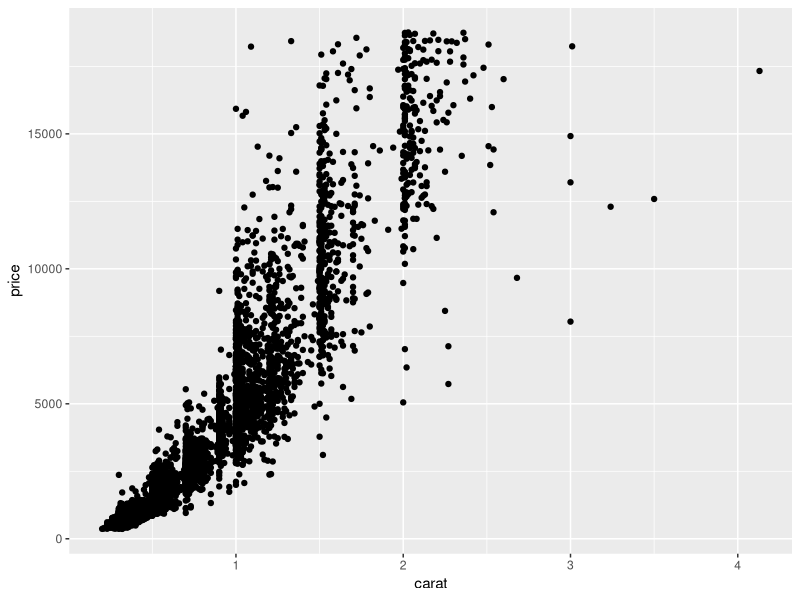
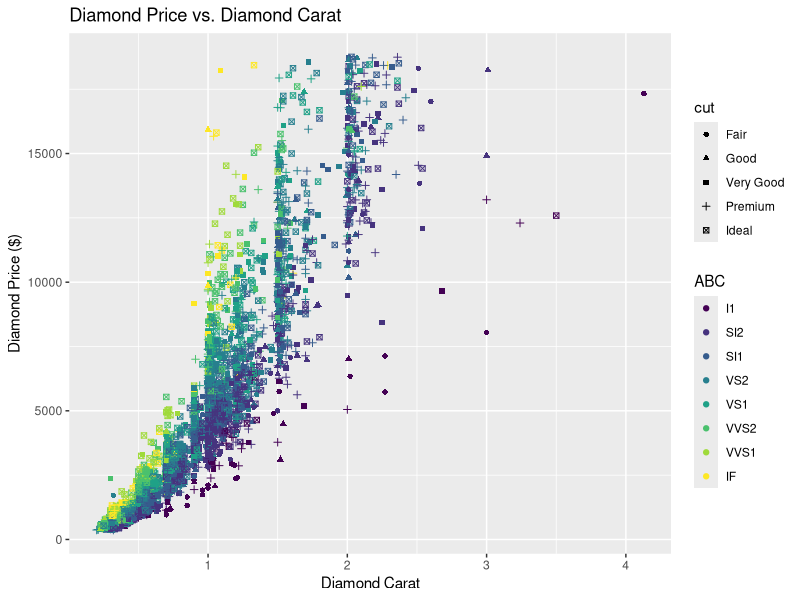
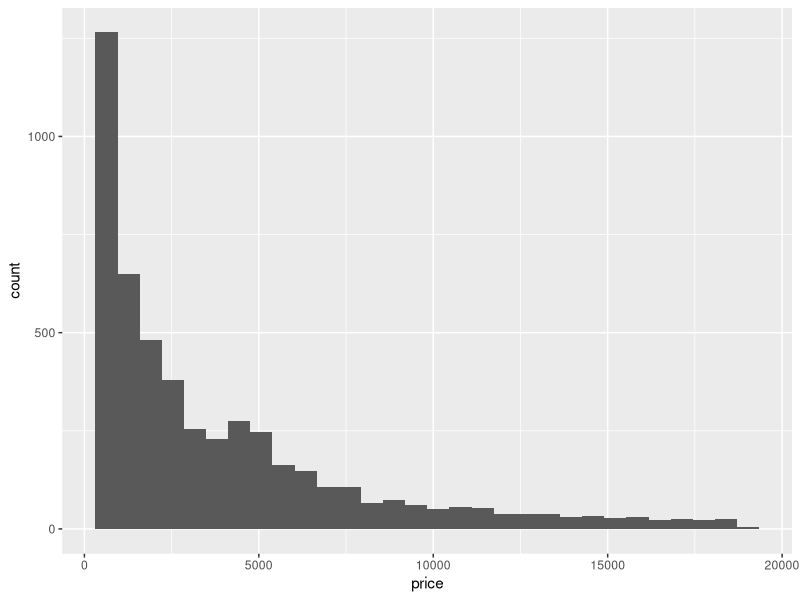
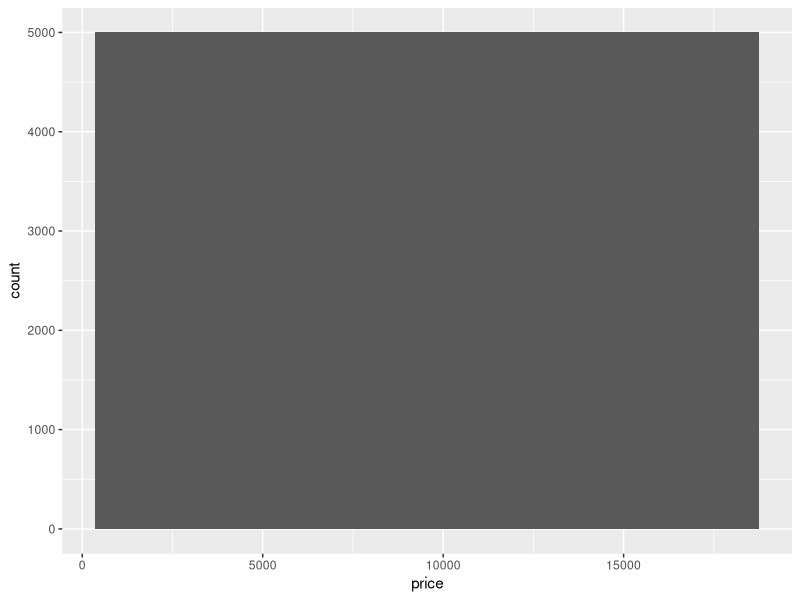
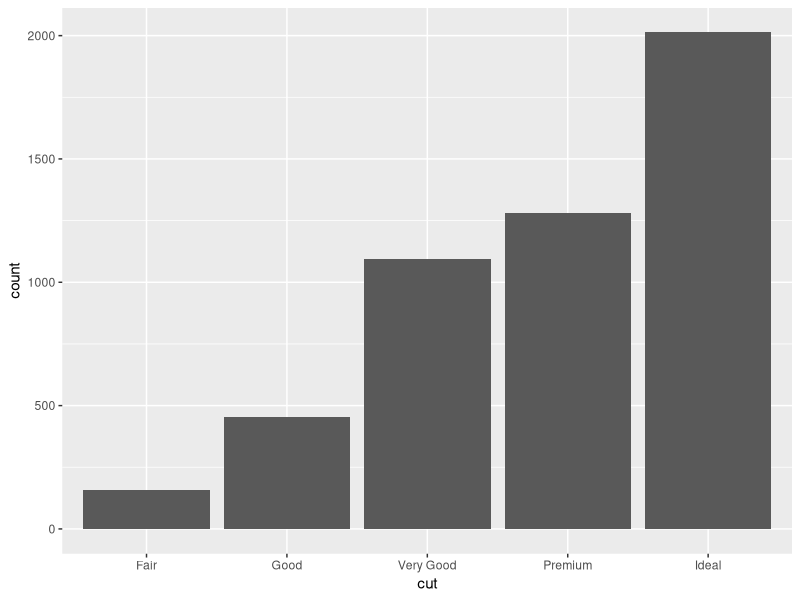
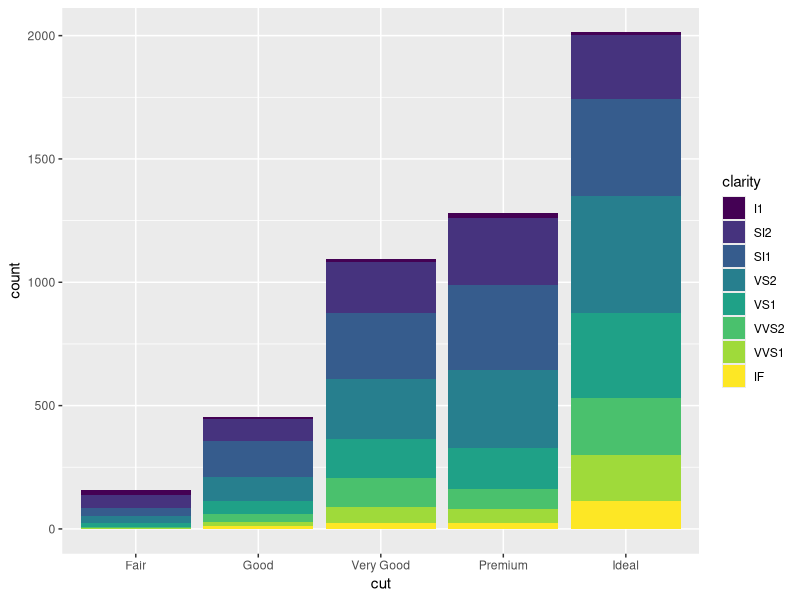
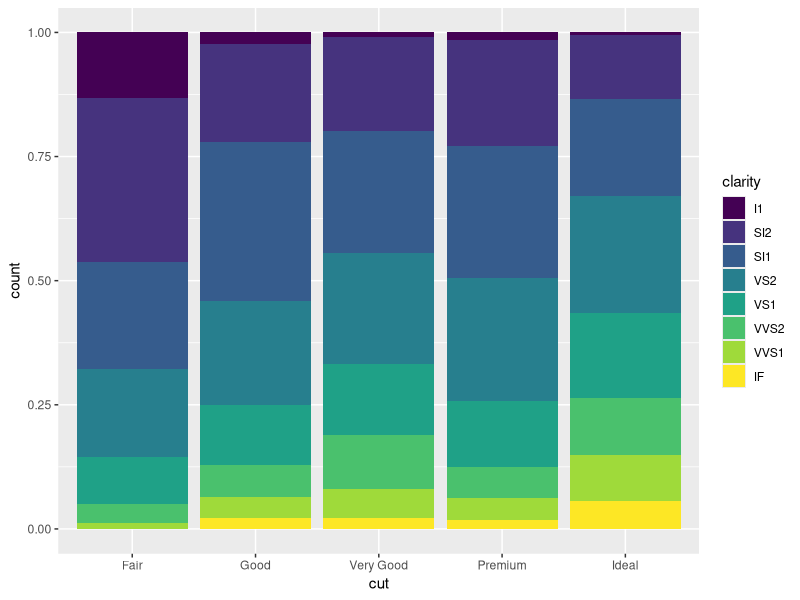
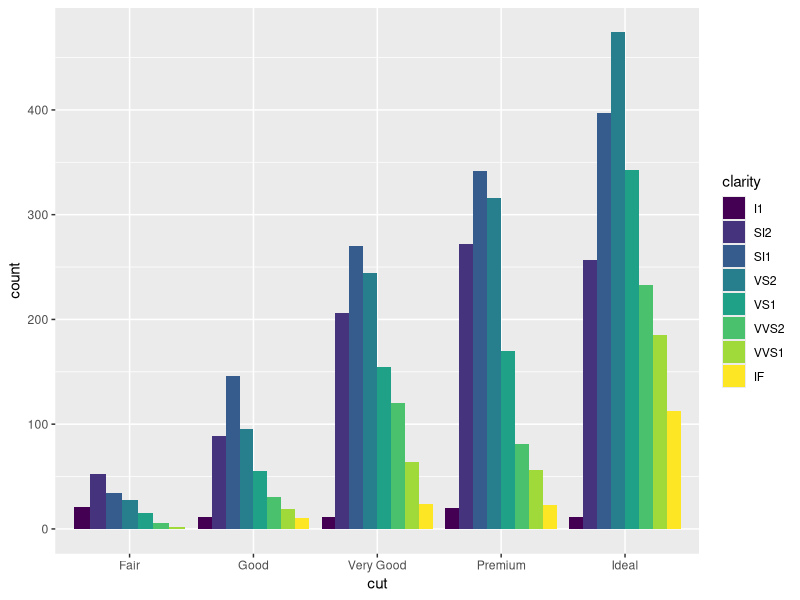

The R script that drew these images, in order:
###############################################
####      R Statistical Programming        ####
####   Lesson 4: The Grammar of Graphics   ####
###############################################


#### Data Prep ####

# First need to make sure we have ggplot2 installed and loaded
  # Part of the tidyverse series of packages
library(tidyverse)

# We'll be using the diamonds dataset to introduce ggplot2
data("diamonds")
# Take a sample from diamonds 
  # Planning on doing some advanced plots that can take time with a
  # large dataset
set.seed(1234)
diamonds <- diamonds %>%
  sample_n(size = 5000, replace = F)


#### ggplot2 Coding ####

# Let's start by creating a scatterplot comparing price and carat
  # We start by calling the ggplot command
  # "+" is used to string code into larger chuncks
  ggplot(data = diamonds, aes(x = carat, y = price)) +
  # Now we'll specify the designated geom; think of this as the type of plot 
  # you want
  geom_point()

# We can add additional aesthetics, such as shape or color
  ggplot(data = diamonds, aes(x = carat, y = price, 
                              shape = cut, color = clarity)) + 
  geom_point() +
  labs(x = "Diamond Carat", y = "Diamond Price ($)", 
       title = "Diamond Price vs. Diamond Carat",
       color = "ABC")


#### Common Plotting ####

# Histogram
ggplot(data = diamonds, aes(x = price)) +
  geom_histogram()
# We can specify the number of bins with a histogram
ggplot(data = diamonds, aes(x = price)) +
  geom_histogram(bins = 1)

# Barplots
ggplot(data = diamonds, aes(x = cut)) +
  geom_bar()
# We can create different filled bar plots by specifying the position argument
# Stacked bar
ggplot(data = diamonds, aes(x = cut, fill = clarity)) +
  geom_bar(position = "stack")
# 100% filled bar
ggplot(data = diamonds, aes(x = cut, fill = clarity)) +
  geom_bar(position = "fill")
# Plot fill levels next to instead of on top of each other
ggplot(data = diamonds, aes(x = cut, fill = clarity)) +
  geom_bar(position = "dodge")

# Density plot
ggplot(data = diamonds, aes(x = price)) +
  geom_density()

# Boxplots
ggplot(data = diamonds, aes(x = cut, y = price)) +
  #geom_point()
  geom_boxplot()


#### Plot Layering ####

# We can layer plots of different types on each other
# For example, say we wanted to layer both a smooth line on top of a 
# scatterplot
ggplot(data = diamonds, aes(x = carat, y = price)) +
  # First plot the points
  geom_point() +
  # Than plot the smooth line
  geom_smooth(size = 2) +
  labs(x = "Diamond Carat", y = "Diamond Price ($)", 
       title = "Diamond Price vs. Diamond Carat")

  
#### Faceting ####
  
# Let's take the carat/price scatter plot and facet it on cut
ggplot(data = diamonds, aes(x = carat, y = price)) + 
  geom_point() + 
  facet_wrap(~ cut) + 
  geom_smooth() + 
  labs(x = "Diamond Carat", y = "Diamond Price ($)", 
       title = "Diamond Price vs. Diamond Carat by Cut")

# Here, we facet on every combo of color and cut
ggplot(data = diamonds, aes(x = carat, y = price)) + 
  geom_point() + 
  facet_wrap(~ cut + color) + 
  #facet_grid(cut ~ color)
  geom_smooth() + 
  labs(x = "Diamond Carat", y = "Diamond Price ($)", 
       title = "Diamond Price vs. Diamond Carat by Cut")


#### Additional Functions ####

# Scale arguments can help us do a couple things: 
# Change labels
ggplot(data = diamonds, aes(x = cut)) +
  geom_bar(fill = "lightcoral") +
  scale_x_discrete(labels = c("A", "B", "C", "D", "E"))

# Change scale limits
# Discrete
ggplot(data = diamonds, aes(x = cut)) +
  geom_bar(fill = "lightcoral") +
  scale_x_discrete(limits = c("Fair", "Good"))
# Continous
ggplot(data = diamonds, aes(x = cut, y = price)) +
  geom_boxplot(fill = "skyblue") +
  scale_y_continuous(limits = c(1000, 1500))

# Change legend info
ggplot(data = diamonds, aes(x = carat, y = price, color = cut)) +
  geom_point() +
  scale_color_discrete(labels = c("A", "B", "C", "D", "E")) +
  labs(color = "Diamond Cuts")
# Can also change color/fill values
ggplot(data = diamonds, aes(x = clarity, fill=cut)) +
  geom_bar(position = "stack") +
  scale_fill_manual(values = c("blue", "green", "red",
                               "lightcoral", "skyblue"))

# Theme arguments allow us to change up visual characteristics
# We can use it to adjust title positions and angles
ggplot(data = diamonds, aes(x = cut)) +
  geom_histogram(stat = "count", fill = "lightcoral", col = "black") +
  labs(title = "Count of Diamond Cuts") +
  theme(plot.title = element_text(hjust = .5), 
        axis.text.x = element_text(angle = 45, hjust = 1))

# Can also adjust things like font, color, or legend position
ggplot(data = diamonds, aes(x = carat, y = price, color = cut)) + 
  geom_point() +
  theme(legend.position = "top", 
        axis.title.y = element_text(face = "bold", color = "red"),
        axis.text.x = element_text(size = 100))
  